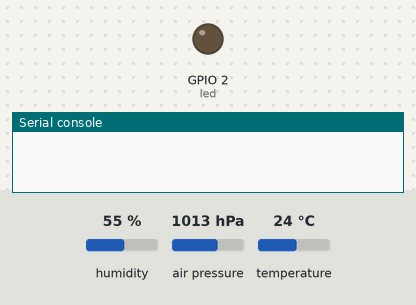
A program run on a simulated ESP8266 board running MicroPython. Parts: output pins drawn as LEDs (lit = HIGH, except the on-board LED, lit = LOW), the last lines printed to the serial console. Inputs (shaded band) come from the test bench; at power-on: humidity 55 %, air pressure 1013 hPa, temperature 24 °C. The clock reads 2024-03-15 10:24:30 at power-on unless the program sets it; no MQTT or app messages arrive unless stated; library files of the repository ran but are not shown: bme280_int.py. At 5.3 s the program stops and its outputs stay as they are.

Above: at 0.8 s.
At 5.05 s:
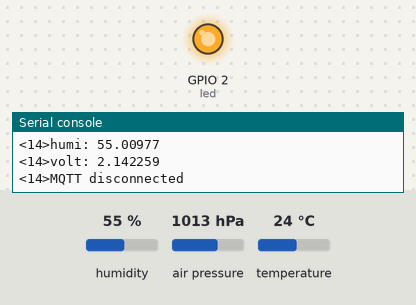
Timing chart, 0 to 6.6 s (numbered marks = the images above):
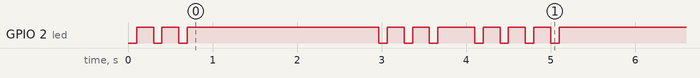

Measured:
- by itself, GPIO 2 (led): LOW → HIGH at 0.10 s, → LOW 0.20 s later, → HIGH 0.10 s later, → LOW 0.20 s later, … (19 changes in this stretch)

The program:

main.py
```python
from umqtt.simple import MQTTClient
import machine
from machine import Pin, I2C, ADC
from bme280_int import BME280
import network
import utime
import esp
import usyslog
import ntptime
import time
import webrepl
import json

client_id = 'cripple'

class PrintClient(usyslog.SyslogClient):
    def __init__(self):
        super().__init__()

    def log(self, severity, msg):
        data = "<%d>%s" % (severity + (self._facility << 3), msg)
        print(data)

    def close(self):
        pass


class CombineClient(usyslog.SyslogClient):
    def __init__(self, loggers):
        self.loggers = loggers
        super().__init__()

    def log(self, severity, msg):
        for log in self.loggers:
            log.log(severity, msg)

    def close(self):
        pass


log = PrintClient()


def blink(times=1):
    led = Pin(2, Pin.OUT)
    for _ in range(times):
        led.off()
        utime.sleep_ms(100)
        led.on()
        utime.sleep_ms(200)


blink(1)


def init_network():
    nic = network.WLAN(network.STA_IF)
    nic.active(True)
    if not nic.isconnected():
        nic.connect()
        print("Waiting for connection...")
        while not nic.isconnected():
            utime.sleep(1)

    print(nic.ifconfig())
    global client_id
    client_id = nic.config('dhcp_hostname')


def get_logger():
    global log
    log = CombineClient([usyslog.UDPClient('nas.lan'), PrintClient()])


def connect_mqtt():
    mqtt = MQTTClient(client_id, 'nas.lan', keepalive=60)
    mqtt.set_last_will('{}/state'.format(client_id), 'offline', retain=True)
    mqtt.connect()
    log.info('MQTT connected')

    mqtt.publish(
        '{}/state'.format(client_id),
        'online', retain=False)

    return mqtt


def publish_config(mqtt):
    device = {
        "manufacturer": "bilbas",
        "model": "esp8266-bme280",
        "identifiers": [
            client_id
        ]
    }

    temp_topic = 'homeassistant/sensor/{}/temperature/config'.format(client_id)
    temp_config = {
        "device": device,
        "~": client_id,
        "unique_id": "{}_temp".format(client_id),
        "device_class": "temperature",
        "name": "Temperature",
        "state_topic": "~/temperature",
        "unit_of_measurement": "°C"
    }

    mqtt.publish(
        temp_topic,
        json.dumps(temp_config), retain=True)


    pressure_topic = 'homeassistant/sensor/{}/pressure/config'.format(
        client_id)
    pressure_config = {
        "device": device,
        "~": client_id,
        "unique_id": "{}_pressure".format(client_id),
        "device_class": "pressure",
        "name": "Pressure",
        "state_topic": "~/pressure",
        "unit_of_measurement": "hPa",
        "availability_topic": "~/state"
    }

    mqtt.publish(
        pressure_topic,
        json.dumps(pressure_config), retain=True)


    humidity_topic = 'homeassistant/sensor/{}/humidity/config'.format(
        client_id)
    humidity_config = {
        "device": device,
        "~": client_id,
        "unique_id": "{}_humidity".format(client_id),
        "device_class": "humidity",
        "name": "Humidity",
        "state_topic": "~/humidity",
        "unit_of_measurement": "%",
        "availability_topic": "~/state"
    }

    mqtt.publish(
        humidity_topic,
        json.dumps(humidity_config), retain=True)


    battery_topic = 'homeassistant/sensor/{}/battery/config'.format(client_id)
    battery_config = {
        "device": device,
        "~": client_id,
        "unique_id": "{}_voltage".format(client_id),
        "device_class": "battery",
        "name": "Battery",
        "state_topic": "~/voltage",
        "unit_of_measurement": "V",
        "availability_topic": "~/state"
    }

    mqtt.publish(
        battery_topic,
        json.dumps(battery_config), retain=True)


def report_sensors(mqtt):
    i2c = I2C(scl=Pin(5), sda=Pin(4), freq=10000)
    bme = BME280(i2c=i2c)

    (temp, pressure, humidity) = bme.read_compensated_data()

    mqtt.publish(
        '{}/temperature'.format(client_id),
        str(temp/100), retain=False)
    log.info('temp: {}'.format(temp/100))

    mqtt.publish(
        '{}/pressure'.format(client_id),
        str(pressure/25600), retain=False)
    log.info('pres: {}'.format(pressure/25600))

    mqtt.publish(
        '{}/humidity'.format(client_id),
        str(humidity/1024), retain=False)
    log.info('humi: {}'.format(humidity/1024))

    adc = ADC(0)
    volts_reading = adc.read()
    volts = volts_reading/239.0

    mqtt.publish(
        '{}/voltage'.format(client_id), str(volts), retain=False)
    log.info('volt: {}'.format(volts))

    mqtt.publish(
        '{}/status'.format(client_id), 'disconnected', retain=True)


def set_sleep(sleep):
    rtc = machine.RTC()
    mem = b'{}'.format(sleep)
    rtc.memory(mem)


def go_to_sleep(force=True):
    log.info('go_to_sleep({})'.format(force))
    reset_cause = machine.reset_cause()
    log.info('That was a reset #{}'.format(reset_cause))

    rtc = machine.RTC()
    log.info('rtc created')
    # that's in microseconds
    sleep = 10*60*1000*1000
    mem = rtc.memory()
    log.info('rtc memory read')
    if mem != b'':
        log.info('mem is {}'.format(mem))
        sleep = int(mem)

    if not force and webrepl.client_s:
        log.info('webrepl connected, not going to sleep')
        return

    if force or reset_cause == machine.DEEPSLEEP_RESET or reset_cause == machine.WDT_RESET:
        log.info('going deep sleep')
        esp.deepsleep(sleep)


def main():
    blink(2)
    try:
        init_network()
        get_logger()
        try:
            ntptime.settime()
        except Exception as e:
            log.error("Error: %s" % e)

        localtime = time.localtime()
        log.info('init {}'.format(localtime))

        reset_cause = machine.reset_cause()
        log.info("Reset cause: %s" % reset_cause)
        blink(3)

        mqtt = connect_mqtt()
        publish_config(mqtt)
        report_sensors(mqtt)
        mqtt.disconnect()
        log.info('MQTT disconnected')

        blink(4)
        go_to_sleep(False)
    except Exception as e:
        log.error("Error: %s" % e)


main()
```

usyslog.py
```python
"""
This syslog client can send UDP packets to a remote syslog server.

Timestamps are not supported for simplicity.

For more information, see RFC 3164.
"""
import usocket

# Facility constants
F_KERN = const(0)
F_USER = const(1)
F_MAIL = const(2)
F_DAEMON = const(3)
F_AUTH = const(4)
F_SYSLOG = const(5)
F_LPR = const(6)
F_NEWS = const(7)
F_UUCP = const(8)
F_CRON = const(9)
F_AUTHPRIV = const(10)
F_FTP = const(11)
F_NTP = const(12)
F_AUDIT = const(13)
F_ALERT = const(14)
F_CLOCK = const(15)
F_LOCAL0 = const(16)
F_LOCAL1 = const(17)
F_LOCAL2 = const(18)
F_LOCAL3 = const(19)
F_LOCAL4 = const(20)
F_LOCAL5 = const(21)
F_LOCAL6 = const(22)
F_LOCAL7 = const(23)

# Severity constants (Names reasonably shortened)
S_EMERG = const(0)
S_ALERT = const(1)
S_CRIT = const(2)
S_ERR = const(3)
S_WARN = const(4)
S_NOTICE = const(5)
S_INFO = const(6)
S_DEBUG = const(7)

class SyslogClient:
    def __init__(self, facility=F_USER):
        self._facility = facility

    def log(self, severity, msg):
        pass

    def alert(self, msg):
        self.log(S_ALERT, msg)

    def critical(self, msg):
        self.log(S_CRIT, msg)

    def error(self, msg):
        self.log(S_ERR, msg)

    def debug(self, msg):
        self.log(S_DEBUG, msg)

    def info(self, msg):
        self.log(S_INFO, msg)

    def notice(self, msg):
        self.log(S_NOTICE, msg)

    def warning(self, msg):
        self.log(S_WARN, msg)

class UDPClient(SyslogClient):
    def __init__(self, ip='127.0.0.1', port=514, facility=F_USER):
        self._addr = usocket.getaddrinfo(ip, port)[0][4]
        self._sock = usocket.socket(usocket.AF_INET, usocket.SOCK_DGRAM)
        super().__init__(facility)

    def log(self, severity, msg):
        data = "<%d>%s" % (severity + (self._facility << 3), msg)
        self._sock.sendto(data.encode(), self._addr)

    def close(self):
        self._sock.close()
```
